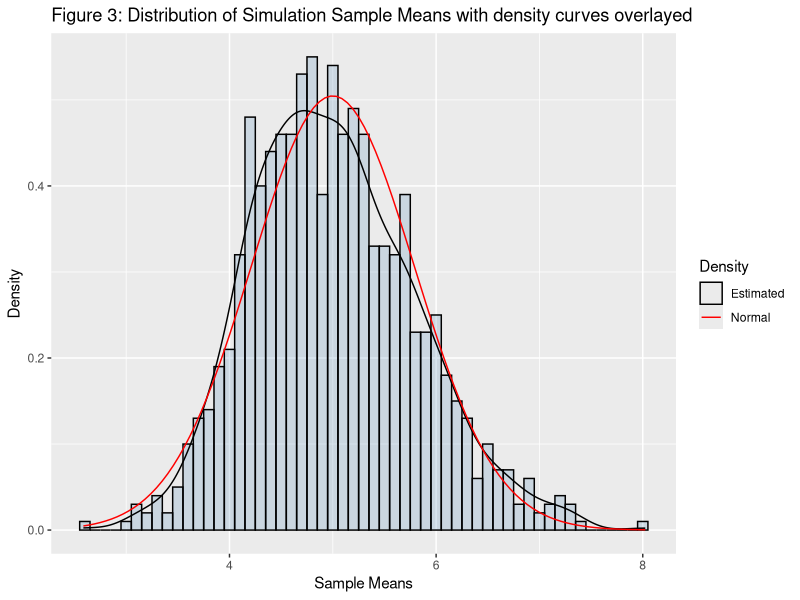
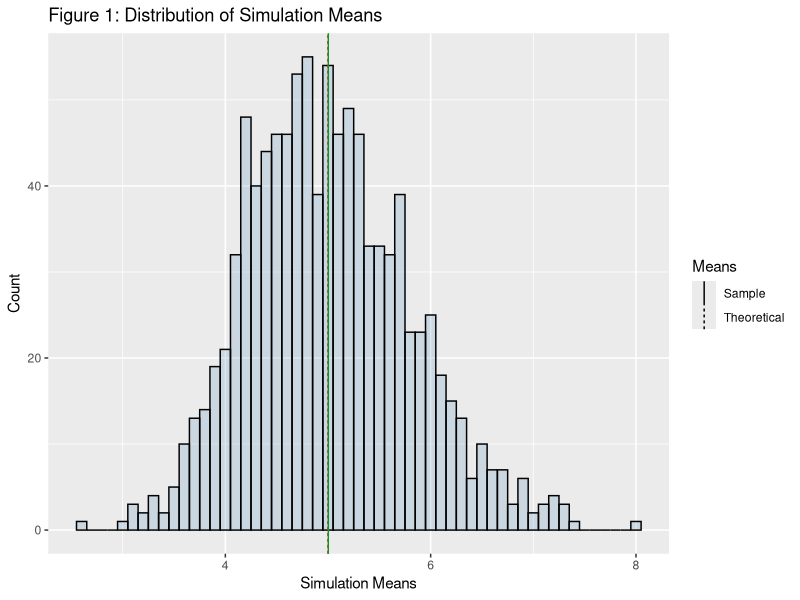

These figures' R source, in order:
## ---- chunk 1
# Here the necessary libraries are preloaded. Later in the code, they will be loaded again so 
# readers can see where libraries are used. However by preloading here using suppresMessages() 
# funciton  and setting echo=FALSE,The messages generated by the libraries will not appear 
# in the final markdown file
suppressMessages(library(ggplot2))
## ---- chunk 2
set.seed(8310) # For reproducibilty
lambda <- 0.2
number.of.simulations <- 1000
n <- 40  # distribution of 40 exponentials will be investigated.

simulation <- matrix(rexp(number.of.simulations * n, rate=lambda), 
                     number.of.simulations, n)
simulation.mean <- rowMeans(simulation)  # Get mean of each row (each simulation)
## ---- chunk 3
theoretical.mean <- 1/lambda
theoretical.mean
sample.mean <- mean(simulation.mean)
sample.mean
## ---- chunk 4
theoretical.variance <- (1/lambda)^2/n
theoretical.variance
sample.variance <- round(var(simulation.mean), 3)
sample.variance
## ---- chunk 5
simulation.mean.df <- data.frame(simulation.mean)  # convert to dataframe for plotting
plot <- ggplot(simulation.mean.df, aes(x = simulation.mean)) 
plot <- plot + geom_histogram(aes(y=..density..), color="black", 
                              fill = "steelblue", binwidth = 0.1, alpha = 0.2)
plot <- plot + geom_density(aes(color = "Estimated"))
plot <- plot + stat_function(aes(color = "Normal"), 
                             fun = dnorm, args = list(mean = 5, sd = sqrt(0.625)))
title <- "Figure 3: Distribution of Simulation Sample Means with density curves overlayed"
plot <- plot + ggtitle(title)
plot <- plot + ylab("Density") + xlab("Sample Means")
plot <- plot + scale_colour_manual("Density", values = c("black", "red"))
plot
## ---- chunk 6
library(ggplot2)
simulation.mean.df <- data.frame(simulation.mean)  # convert to dataframe for plotting
plot <- ggplot(simulation.mean.df, aes(x = simulation.mean)) 
plot <- plot + geom_histogram(color="black", fill = "steelblue", 
                              binwidth = 0.1, alpha = 0.2)
plot <- plot + ggtitle("Figure 1: Distribution of Simulation Means")
plot <- plot + ylab("Count") + xlab("Simulation Means")

# Put mean values in the dataframe for plotting as veritical lines
means.df <- data.frame(xintercept = c(theoretical.mean, sample.mean), 
                       Means = factor(c("Theoretical", "Sample")))
plot <- plot + geom_vline(aes(xintercept = xintercept, linetype = Means), 
                          data = means.df, color = c("firebrick", "forestgreen"), 
                          show_guide = T)
plot
